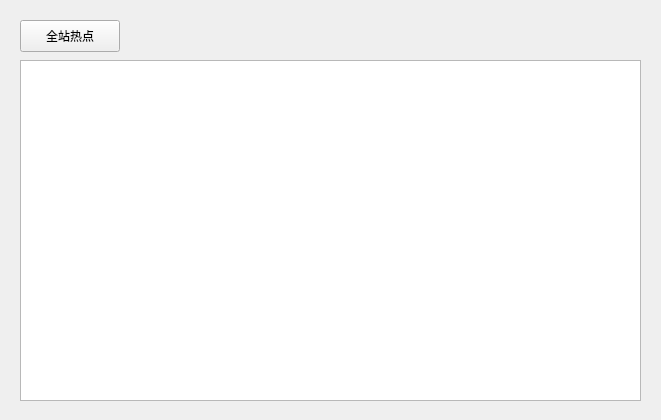
<?xml version="1.0" encoding="UTF-8"?>
<ui version="4.0">
 <class>bbs</class>
 <widget class="QWidget" name="bbs">
  <property name="geometry">
   <rect>
    <x>0</x>
    <y>0</y>
    <width>661</width>
    <height>420</height>
   </rect>
  </property>
  <property name="windowTitle">
   <string>Form</string>
  </property>
  <widget class="QPushButton" name="pushButton">
   <property name="geometry">
    <rect>
     <x>20</x>
     <y>20</y>
     <width>100</width>
     <height>32</height>
    </rect>
   </property>
   <property name="text">
    <string>全站热点</string>
   </property>
  </widget>
  <widget class="QTextBrowser" name="textBrowser">
   <property name="geometry">
    <rect>
     <x>20</x>
     <y>60</y>
     <width>621</width>
     <height>341</height>
    </rect>
   </property>
  </widget>
 </widget>
 <resources/>
 <connections/>
</ui>
